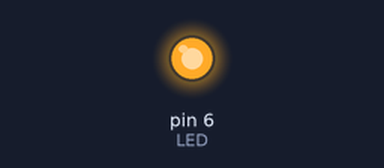
The sketch below on a simulated Arduino Uno, built with avr-gcc and run on an emulated ATmega328P. On the bench: output pins drawn as LEDs (lit = HIGH). Random numbers use the default seed unless the sketch sets one.

Above: at 0.1 s.
At 39.4 s:
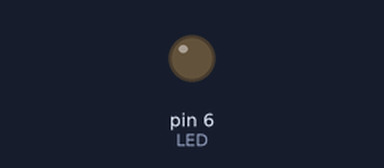
Timing chart, 0 to 40.0 s (numbered marks = the images above):
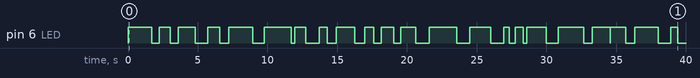

The sketch:

ZufallLED.ino
```cpp
/* Befehle:
pinMode(PIN, OUTPUT oder INPUT); <- definiert den PIN, OUTPUT gibt Strom und INPUT misst den Strom am PIN, PIN mit der Zahl auf dem SensorKit ersetzen (ohne D)
digitalWrite (PIN, HIGH oder LOW); <- schaltet etwas EIN (HIGH) oder AUS (LOW) - PIN mit der Zahl auf dem SensorKit ersetzen (ohne D), dann HIGH oder LOW
delay(ZEIT); <- macht eine Pause mit der ZEIT in Millisekunden
random(Startzahl, Schlusszahl); <- generiert eine zufällige Zahl zwischen Startzahl-Schlusszahl
*/

  //TODO: Definiere die LED mit einer Variable.
int LED = 6;

void setup() // Hier beginnt das Setup
{
  //TODO: LED wird als Ausgang definiert
  pinMode(LED, OUTPUT);
} // Hier endet ein Programmabschnitt

void loop() // Hier beginnt das Hauptprogramm
{
  //TODO: schalte die LED ein
  digitalWrite(LED, HIGH);

  //Hier wird unter der Variable Zeit eine zufällige Zahl abgespeichert. Ersetze XX mit zwei Zahlen. ACHTUNG: Millisekunden
  int ZeitEin = random(100, 2000);

  //TODO: warte für das zufällige Zeitintervall
  delay(ZeitEin);

  //TODO: schalte die LED wieder aus
  digitalWrite(LED, LOW);

  //TODO: Ersetze XX mit zwei Zahlen. ACHTUNG: Millisekunden
  int ZeitAus = random(10, 1000);

  //TODO: warte für das zweite zufällige Zeitintervall
  delay(ZeitAus);
} // Hier endet ein Programmabschnitt
```

Measured:
- by itself, pin 6 (LED): LOW → HIGH at 0.00 s, → LOW 1.7 s later, → HIGH 0.54 s later, → LOW 0.77 s later, … (44 changes in this stretch)
